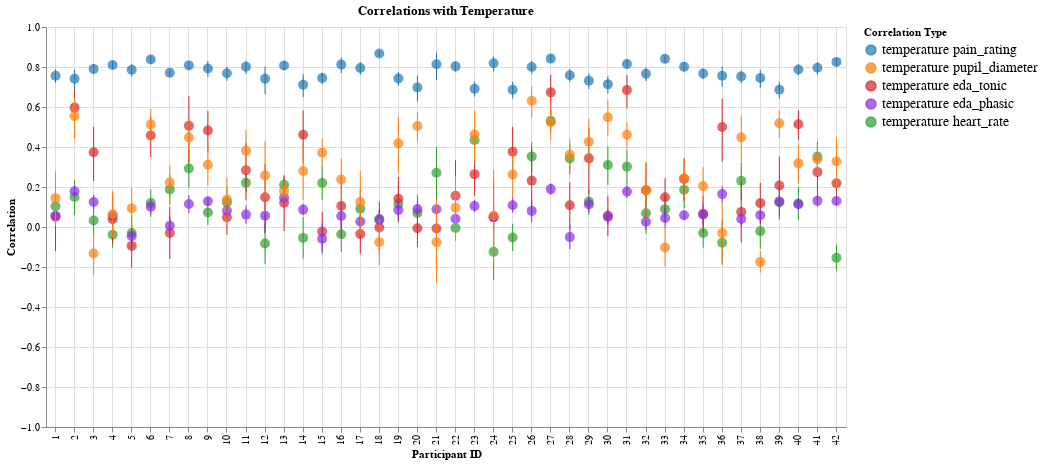

The code cell stored with this chart in its notebook:
### Markdown cell above
## Temperature / All

### Code cell
combined_chart = (
    (
        heart_rate
        + eda_tonic
        + eda_phasic
        + pupil
        + rating  # put the plot with the color_map first,
    )
    .configure_axis(
        grid=True,
    )
    .properties(
        title="Correlations with Temperature",
    )
    .configure_legend(labelFontSize=14)
)

combined_chart
